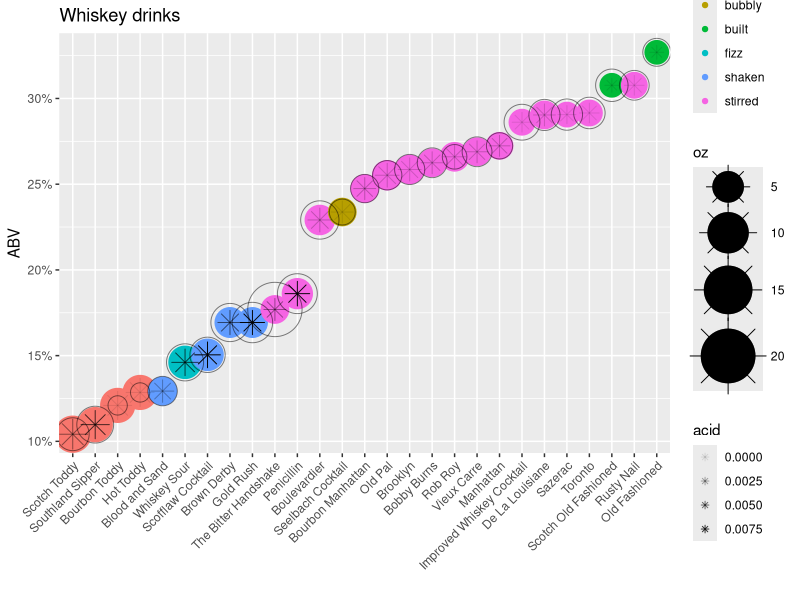

Source code (R):
setwd("~/Documents/seth127.github.io/drinkFinder")
library(dplyr)
library(ggplot2)
library(tidyr)

recipe <- read.csv("data/recipe.csv", stringsAsFactors = F)
recipe$unit[grep("teas", recipe$unit)] <- 'tsp'

prep <- read.csv("data/prep.csv", stringsAsFactors = F)
chem <- read.csv("data/chemistry.csv", stringsAsFactors = F)
chem[is.na(chem)] <- 0

stats <- merge(recipe[grep("oz|tsp|tbl|cube", recipe$unit), 2:5], chem[, c(1,3:5)])

# convert all to oz
stats$oz <- stats$amount

for (i in 1:nrow(stats)) {
  if (stats$unit[i] == "tsp") {
    stats$oz[i] <- stats$oz[i] * 0.166667
  } else if (stats$unit[i] == "tbl") {
    stats$oz[i] <- stats$oz[i] * 0.5
  } else if (stats$unit[i] == "cube") {
    stats$oz[i] <- stats$oz[i] * 0.125
  }
}

# create df
df <- select(stats, -c(unit))

# multipy out oz by ingredients
df$alcohol <- df$alcohol * df$oz
df$sugar <- df$sugar * df$oz
df$acid <- df$acid * df$oz

# roll up to drink level
df <- group_by(df, name) %>% summarise(alcohol = sum(alcohol),
                                       sugar = sum(sugar),
                                       acid = sum(acid),
                                       oz = sum(oz))

# join in prep to get style
df <- merge(df, prep[,1:3], all.x=T, by.x="name", by.y='drink')
# prettify
df$style <- as.factor(df$style)

# add ice melt
df$melt <- NA
for (i in 1:nrow(df)) {
  if (df$style[i] == "built") {
    df$melt[i] <- .2
  } else if (df$style[i] == "stirred") {
    df$melt[i] <- .3
  } else if (df$style[i] == "shaken") {
    df$melt[i] <- .35
  } else if (df$style[i] == "bubbly") {
    df$melt[i] <- 0.1
  } else if (df$style[i] == "fizz") {
    df$melt[i] <- 0.33
  } else {
    df$melt[i] <- .28
  }
}
df$oz <- df$oz + (df$oz * df$melt)

# convert to percentages
df$alcohol <- df$alcohol / df$oz
df$sugar <- df$sugar / df$oz
df$acid <- df$acid / df$oz
df$acid <- ifelse(df$acid > quantile(df$acid, 0.99), quantile(df$acid, 0.99), df$acid) # acid hack

df$name <- as.factor(df$name)
df$name <- reorder(df$name, df$alcohol)

df <- df[order(df$alcohol, decreasing = F), ]

write.csv(df, "data/all_drinks.csv", row.names = F, quote = F)
write.csv(df[df$style != '', ], "data/style_drinks.csv", row.names = F, quote = F)

#### then plot
#temp_df <- df
#temp_df <- df[order(df$acid, decreasing = T)[1:20], ] # the 20 most acidic
temp_df <- df[df$name %in% unique(recipe[grep("whiskey", recipe$ingredient), 'name']), ]
#temp_df <- df[df$name %in% unique(recipe[grep("gin", recipe$ingredient), 'name']), ]
#temp_df <- df[df$name %in% unique(recipe[grep("tequila", recipe$ingredient), 'name']), ]
ggplot(temp_df, aes(x = name, y = alcohol)) + 
  geom_point(aes(size=oz, colour = style)) + 
  geom_point(aes(size=oz*0.25, alpha=acid), shape=8) + 
  geom_point(aes(size=sugar*100), shape=1, alpha=0.5) +
  theme(axis.text.x = element_text(angle = 45, hjust = 1)) + 
  scale_size(range=c(3,18)) + xlab("") + ylab("ABV") + scale_y_continuous(labels = scales::percent) +
  ggtitle("Whiskey drinks")

write.csv(temp_df[order(temp_df$alcohol, decreasing = F), ], "data/whiskey_drinks.csv", row.names = F, quote = F)

##### extra pieces
df$ingredients <- NA
for (i in 1:nrow(df)) {
  df$ingredients[i] <- paste(recipe[recipe$name==df$name[i], "ingredient"], collapse = "|")
}

df$selected <- rep(0, nrow(df))
df$selected[df$name %in% unique(recipe[grep("whiskey", recipe$ingredient), 'name'])] <- 1
write.csv(df, "data/selected_whiskey.csv", row.names = F, quote = F)

df$selected <- rep(0, nrow(df))
df$selected[df$name %in% unique(recipe[grep("gin", recipe$ingredient), 'name'])] <- 1
write.csv(df, "data/selected_gin.csv", row.names = F, quote = F)

df$selected <- rep(0, nrow(df))
df$selected[df$name %in% unique(recipe[grep("lime", recipe$ingredient), 'name'])] <- 1
write.csv(df, "data/selected_lime.csv", row.names = F, quote = F)

